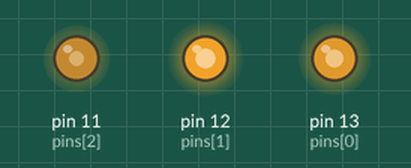
This program was run on a simulated MicroPython board. Shown: output pins drawn as LEDs (lit = HIGH). Random numbers come from a fixed seed.

Above: at 0.1 s.
At 5.1 s:
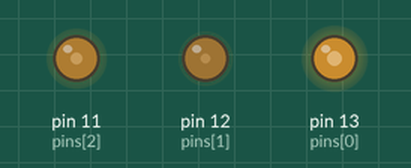
At 9.9 s:
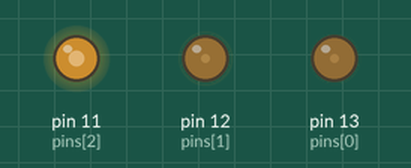
At 19.91 s:
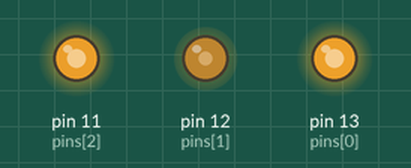
At 29.71 s:
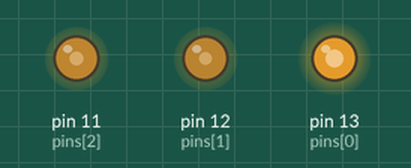
At 39.72 s:
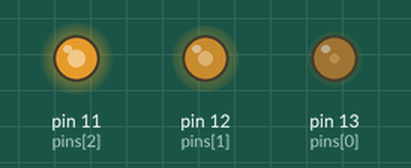
Timing chart, 0 to 40.0 s (numbered marks = the images above):
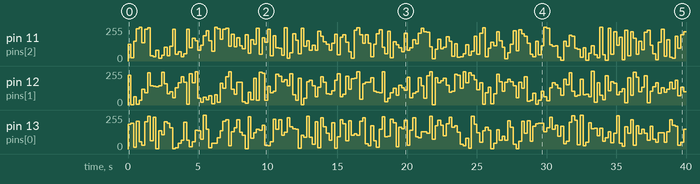

The program:

05.1_RandomColorLight.py
```python
from machine import Pin, PWM
from random import randint
import time

pins = [13, 12, 11]
freq_num = 10000

pwm0 = PWM(Pin(pins[0]))  #set PWM
pwm1 = PWM(Pin(pins[1]))
pwm2 = PWM(Pin(pins[2]))
pwm0.freq(freq_num)
pwm1.freq(freq_num)
pwm2.freq(freq_num)

def setColor(r, g, b):
    pwm0.duty_u16(65535 - r)
    pwm1.duty_u16(65535 - g)
    pwm2.duty_u16(65535 - b)

try:
    while True:
        red   = randint(0, 65535)
        green = randint(0, 65535)
        blue  = randint(0, 65535)
        setColor(red, green, blue)
        time.sleep_ms(200)
except:
    pwm0.deinit()
    pwm1.deinit()
    pwm2.deinit()
```

Measured:
- by itself, pin 12 (pins[1]): 0/255 → 223/255 at 0.00 s, → 2/255 0.20 s later, → 61/255 0.20 s later, → 6/255 0.20 s later, … (200 changes in this stretch)
- by itself, pin 11 (pins[2]): 0/255 → 125/255 at 0.00 s, → 26/255 0.20 s later, → 148/255 0.20 s later, → 241/255 0.20 s later, … (200 changes in this stretch)
